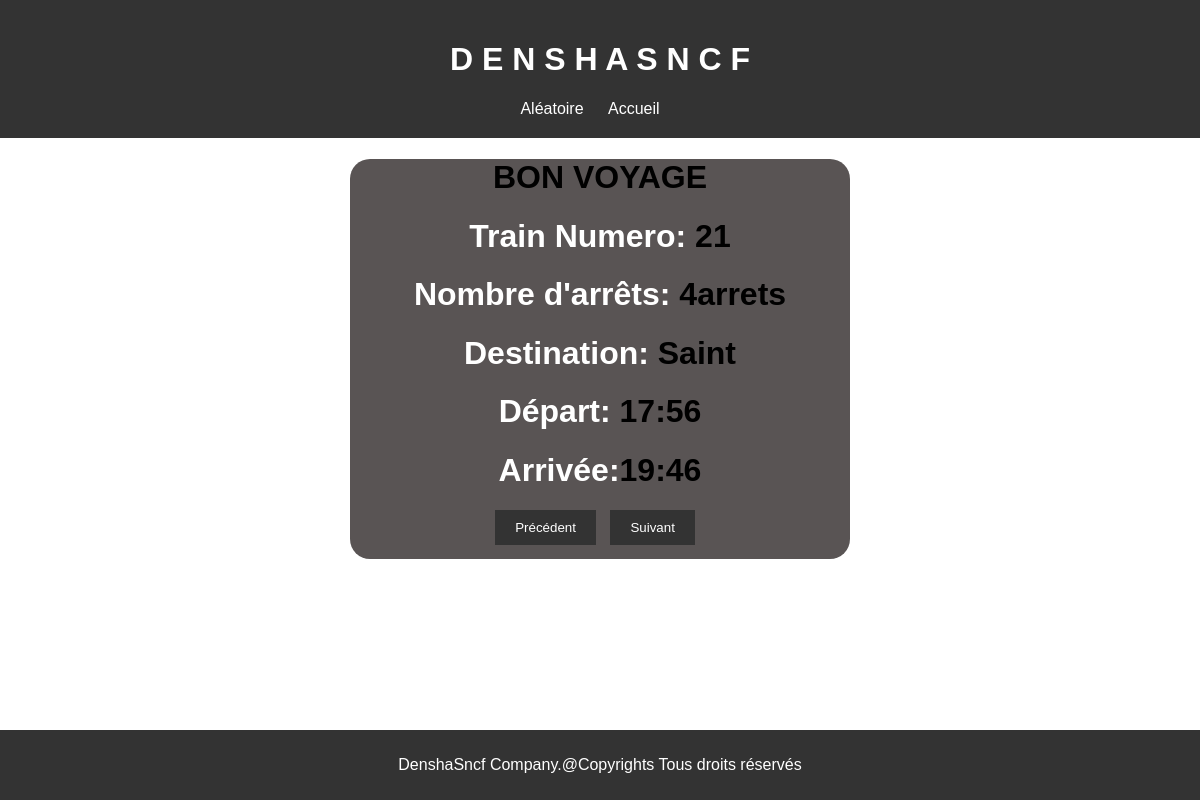
The page /ratp/show/21 on the database its author committed.
### ratp/models.py (models this page shows)
class Train(models.Model):
    id=models.AutoField(primary_key=True)
    arrets=models.CharField(max_length=100)
    destination=models.CharField(max_length=100)
    depart=models.CharField(max_length=100)
    arrivee=models.CharField(max_length=105)

### ratp/views.py (the view)
# urls.py: path('show/<body>',views.show, name="show" ),
def show(request,body):
    a=int(body)
    trai=Train.objects.all()[a-1]
    long=len(Train.objects.all())
    return render(request,"ratp/show.html",{
        "id":trai.id,
        "arrets":trai.arrets,
        "destination":trai.destination,
        "depart":trai.depart,
        "arrive":trai.arrivee,
        "len":long
    })

### ratp/templates/ratp/show.html (shortened to what this page needs)
{% load static %}
<!DOCTYPE html>
<html lang="en">
<head>
    <link rel="stylesheet" href="{% static 'ratp/CSS/show.css' %}">
</head>
<body>
    <header>
        <h1>D E N S H A S N C F</h1>
        <nav>
            <ul>
                <li><a href="../random">Aléatoire</a></li>
                <li><a href="../index">Accueil</a></li>
            </ul>
        </nav>
    </header>
    <div id="container">
        <h1>BON VOYAGE</h1>
        <div class="info">
            <h1><span>Train Numero: </span> {{id}}</h1>
            <h1><span>Nombre d'arrêts: </span>{{arrets}}</h1>
            <h1><span>Destination: </span>{{destination}}</h1>
            <h1><span>Départ: </span>{{depart}}</h1>
            <h1><span>Arrivée:</span>{{arrive}}</h1>
        </div>
        <div class="bouton">
            <button id="moins">Précédent</button>
            <button id="plus">Suivant</button>
        </div>
    </div>
    <footer>
        <p>DenshaSncf Company.@Copyrights Tous droits réservés</p>
    </footer>
</body>
</html>

### ratp/static/ratp/CSS/show.css (style rules this page uses)
body { font-family: Arial, sans-serif; margin: 0; padding: 0; }
header { background-color: #333; color: #fff; padding: 20px; text-align: center; }
nav ul { list-style-type: none; margin: 0; padding: 0; }
nav ul li { display: inline; margin-right: 20px; }
nav ul li a { color: #fff; text-decoration: none; }
#container { margin: 20px auto; text-align: center; border-radius: 20px; width: 500px; height: 400px; background-color: #595454; }
span { color: white; }
.bouton button { background-color: #333; color: #fff; padding: 10px 20px; border: none; cursor: pointer; margin-right: 10px; }
footer { background-color: #333; color: #fff; text-align: center; padding: 10px 0; position: fixed; bottom: 0; width: 100%; }

### rows shown on the page
Train: arrets "4arrets", destination "Saint", depart "17:56", arrivee "19:46"

### other values the page prints
{{ id }} "21"
